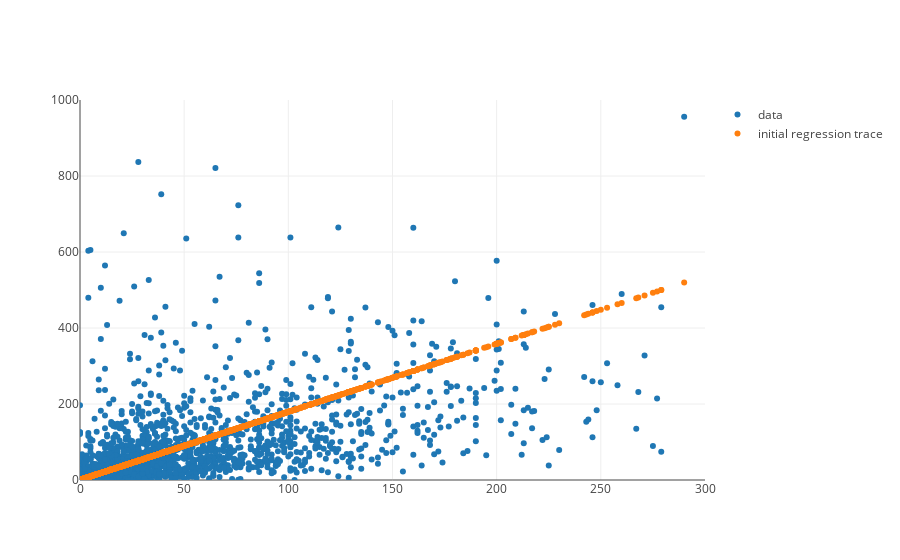

Write notebook code for a chart like this one.
### Code cell
plot([revenues_per_budgets_trace, initial_regression_trace], revenues_layout)

### Figure 1 — Plotly figure (JSON) as saved in the notebook; plotly's stock layout.template omitted (floating-point values rounded to 4 significant figures; data arrays with more than 128 entries replaced by an {"elided": "..."} marker saying what was removed)
{"data": [{"mode": "markers", "name": "data", "text": {"elided": "1776 str values"}, "type": "scatter", "uid": "3e279f23-1a4d-4048-9680-197129f42f90", "x": {"elided": "1776 int values"}, "y": {"elided": "1776 float values"}}, {"mode": "markers", "name": "initial regression trace", "text": [], "type": "scatter", "uid": "c9f3e7d1-4cea-493f-9450-41f316316e76", "x": {"elided": "1776 int values"}, "y": {"elided": "1776 float values"}}], "layout": {"xaxis": {"range": [0, 300]}, "yaxis": {"range": [0, 1000]}}}
